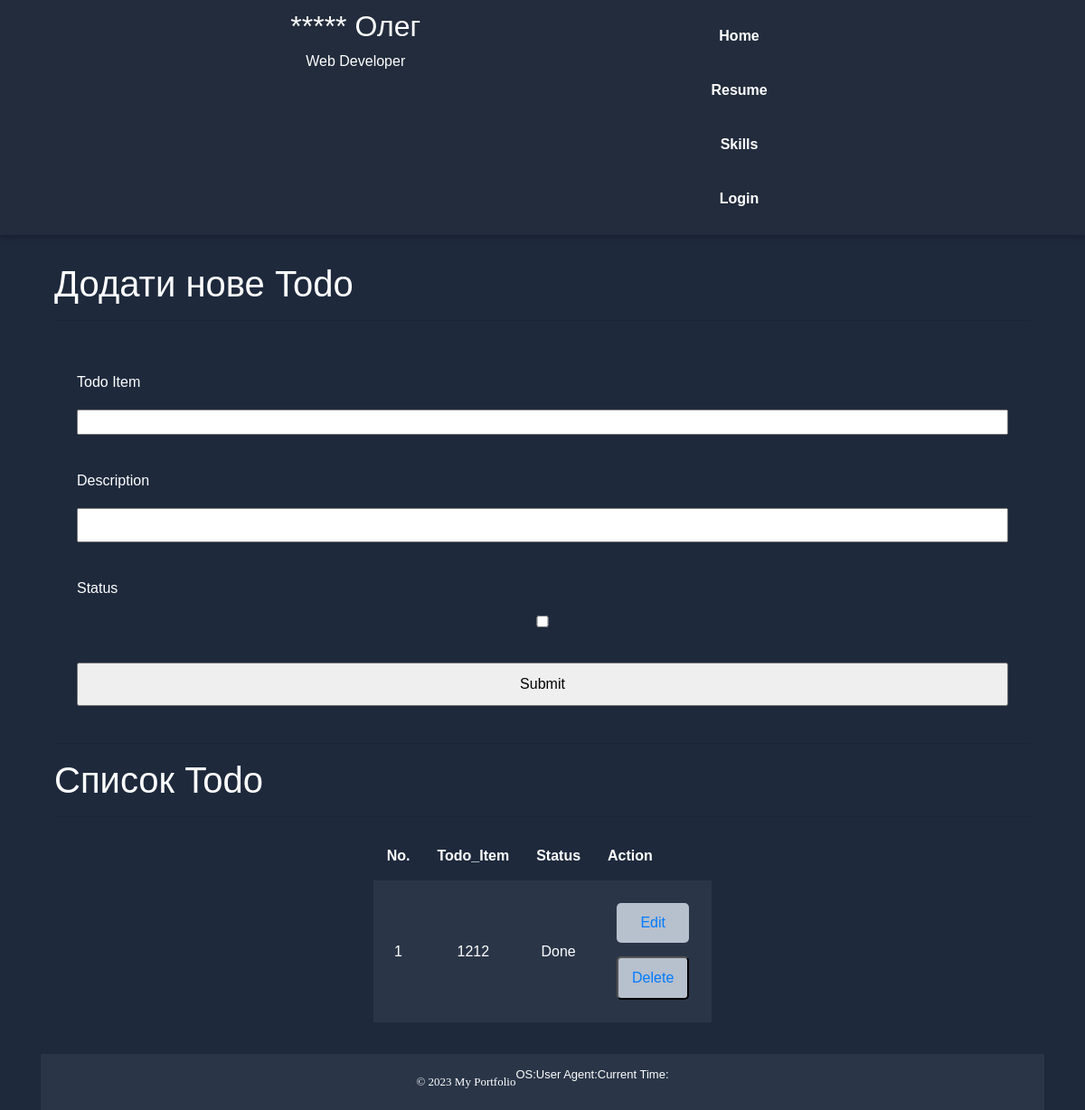
Screenshot of /todo with the database file from the repository.
### todo/models.py (models this page shows)
class Todo(db.Model):
    id = db.Column(db.Integer, primary_key=True)
    todo_item = db.Column(db.String(128), nullable=False)
    status = db.Column(db.Boolean, default=False)
    description = db.Column(db.String(256))

### todo/views.py (the view)
@todo.route('/todo', methods=['GET', 'POST'])
def todos():
    todos = Todo.query.all()
    form = TodoForm()
    if form.validate_on_submit():
        new_todo = Todo(todo_item=form.todo_item.data, status=form.status.data, description=form.description.data)
        db.session.add(new_todo)
        db.session.commit()
        flash('Todo додано', 'success')
        return redirect(url_for('todo.todos'))
    return render_template('todo.html', todos=todos, form=form)

### todo/forms.py
class TodoForm(FlaskForm):
    todo_item = StringField('Todo Item', validators=[DataRequired()])
    status = BooleanField('Status')
    description = StringField('Description')
    submit = SubmitField('Submit')

### __init__.py (called while the page is built)
def navigation():
    if 'username' in session:
        return {
            'portfolio.home': 'Home',
            'portfolio.resume': 'Resume',
            'portfolio.skills': 'Skills',
            'todo.todos': 'Todo',
            'feedback.feedbacks': 'FeedBacks',
            'users.user': 'Users',
            'auth.account': 'Profile',
            'post_bp.posts': 'Posts',
            'auth.logout': 'Logout',
        }
    else:
        return {
            'portfolio.home': 'Home',
            'portfolio.resume': 'Resume',
            'portfolio.skills': 'Skills',
            'auth.login': 'Login',
        }

### todo/views.py (called while the page is built)
@todo.context_processor
def inject_navigation():
    return dict(navigation=navigation())

### todo/templates/todo/todo.html (shortened to what this page needs)
{% extends 'base.html' %}
{% block content %}
<div class="container">
    <div class="todo_add">
        <h1 class="namesH">Додати нове Todo</h1>
        <hr>
        <form method="POST">
            {{ form.todo_item.label }} {{ form.todo_item(class="inputs") }} <br>
            {{ form.description.label }} {{ form.description(class="inputs") }} <br>
            {{ form.status.label }} {{ form.status}} <br>
            {{ form.submit(class="btn_submit") }}
        </form>
        <hr>
        <h1 class="namesH">Список Todo</h1>
        <hr>
        <table class="todo_table">
            <table>
                <tr class="todo_list_title">
                    <th>No.</th>
                    <th>Todo_Item</th>
                    <th>Status</th>
                    <th>Action</th>
                </tr>
                {% for todo in todos %}
                <tr class="todo_list_obj">
                    <td>{{ todo.id }}</td>
                    <td>{{ todo.todo_item }}</td>
                    <td>{{ 'Done' if todo.status else 'Not Done' }}</td>
                    <td>
                        <form method="post" action="{{ url_for('todo.delete_todo', id=todo.id) }}">
                            <a href="{{ url_for('todo.edit_todo', id=todo.id) }}">Edit</a>
                            <button type="submit" class="btn-link">Delete</button>
                        </form>
                    </td>
                </tr>
                {% endfor %}
            </table>
        </table>
    </div>
</div>
{% include 'footer.html' %}
{% endblock %}

### static/css/style.css (style rules this page uses)
:root { --scrol_color: gray; --bg_color-1: #222c3c; --bg_color-2: #2a3648; --bg_color-3: #1e293c; --blue: #007bff; --indigo: #6610f2; --purple: #6f42c1; --pink: #e83e8c; --red: #dc3545; --orange: #fd7e14; --yellow: #ffc107; --green: #28a745; --teal: #20c997; --cyan: #17a2b8; --white: #fff; --gray: #6c757d; --gray2: #B7C0CD; --gray-dark: #343a40; --primary: #007bff; --secondary: #6c757d; --success: #28a745; --info: #17a2b8; --warning: #ffc107; --danger: #dc3545; --light: #f8f9fa; --dark: #343a40; }
* { padding: 0px; margin: 0px; box-sizing: border-box; font-family: 'Poppins', sans-serif; list-style: none; text-decoration: none; -webkit-touch-callout: none; -webkit-user-select: none; -khtml-user-select: none; -moz-user-select: none; -ms-user-select: none; user-select: none; }
body { background-color: var(--bg_color-3); margin: 0; height: 100vh; display: flex; flex-direction: column; color: #ffff; }
.container { flex: 1; display: flex; flex-direction: column; }
.container { padding-top: 15px; gap: 35px; }
table { display: flex; justify-content: center; }
th { padding: 15px; }
form { display: flex; flex-direction: column; padding: 25px; }
form>label { padding-top: 15px; padding-bottom: 10px; }
form>input:nth-child(2n) { padding-left: 10px; padding-top: 5px; padding-right: 10px; padding-bottom: 5px; }
button,form>input[type=submit] { padding-left: 15px; padding-top: 10px; padding-right: 15px; padding-bottom: 10px; margin-top: 15px; }
.todo_table { flex-direction: column; display: flex; align-items: center; }
.todo_list_title,.todo_list_obj { column-gap: 25px; }
.todo_list_obj>td { background-color: var(--bg_color-2); text-align: center; }
.todo_list_obj>td>form { display: flex; }
.todo_list_obj>td>form>button,.todo_list_obj>td>form>input[type=submit],.todo_list_obj>td>form>a,.a_but { text-align: center; padding-left: 15px; padding-top: 10px; padding-right: 15px; padding-bottom: 10px; background-color: var(--gray2); border-radius: 5px; }

### rows the page displays
Todo: id "1", todo_item "1212", status "Done"

### other values shown
{{ label }} "Home" "Resume" "Skills" "Login"
